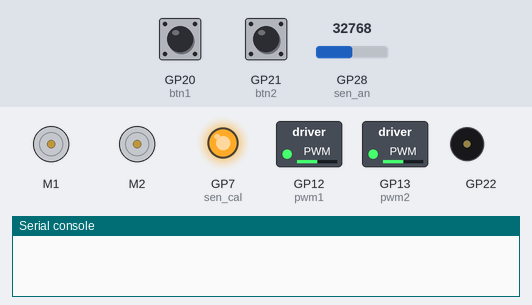
Bench run of a program on a simulated Raspberry Pi Pico running CircuitPython. Parts: 2 × DC motor (green arrow = forward, orange = backward, longer = faster), switched loads named in the program (green lamp = pin HIGH), output pins drawn as LEDs (lit = HIGH), buzzer (waves = sounding), the last lines printed to the serial console. Inputs (shaded band) come from the test bench; at power-on: GP20 (btn1) HIGH, GP21 (btn2) HIGH, GP28 (sen_an) = 32768 (analog values on the 0–65535 scale).

Above: at 1.4 s.
1.5 s: GP20 (btn1) pulled LOW for 0.15 s
At 2.8 s:
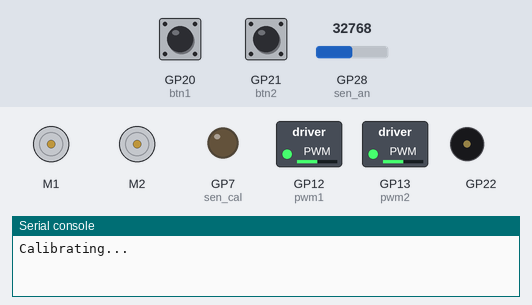
4.6 s: GP21 (btn2) pulled LOW for 3.2 s
At 10.2 s:
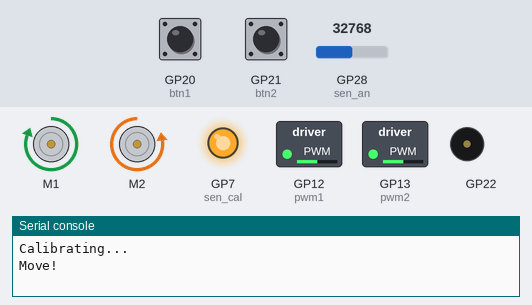
10.5 s: GP28 (sen_an) set to 45874
At 11.5 s:
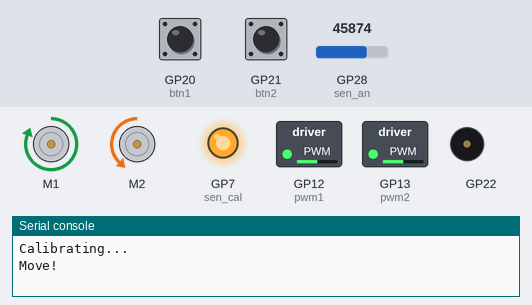
12.0 s: GP28 (sen_an) set to 57670
At 13.1 s:
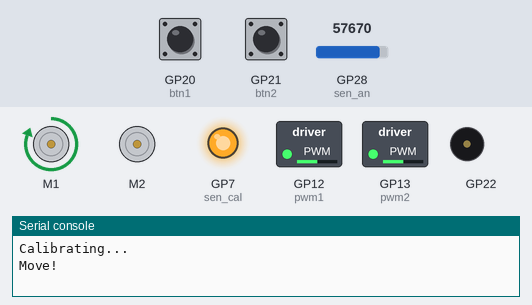
13.5 s: GP20 (btn1) pulled LOW for 1 s
At 14.3 s:
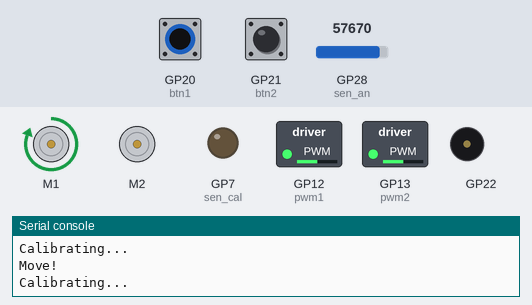
16.5 s: GP28 (sen_an) set to 19660
Timing chart, 0 to 20.5 s (numbered marks = the images above; inputs shaded):
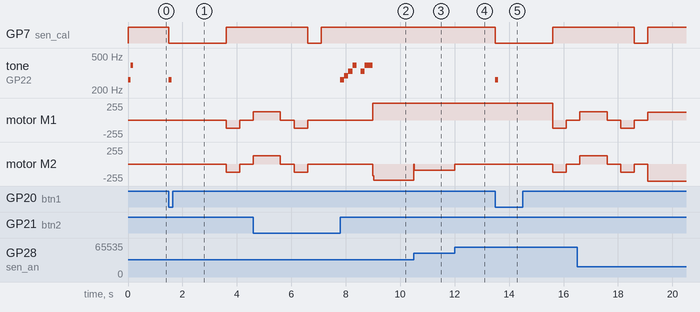

Measured:
- after the input at 1.5 s, GP7 (sen_cal): HIGH → LOW at once, → HIGH 2.1 s later; tone on GP22: silent → 262 Hz at once, → silent 0.10 s later; motor M1, motor M2: stopped → backward 127/255 after 2.1 s, → stopped 0.50 s later
- after the input at 4.6 s, tone on GP22: plays 262 Hz for 0.15 s, 294 Hz for 0.15 s, 330 Hz for 0.15 s, 392 Hz for 0.15 s, 330 Hz for 0.15 s, 392 Hz for 0.30 s, starting after 3.2 s
- after the input at 10.5 s, motor M2: backward 243/255 → backward 92/255 at once
- after the input at 12.0 s, motor M2: backward 92/255 → stopped at once
- after the input at 13.5 s, GP7 (sen_cal): HIGH → LOW at once, → HIGH 2.1 s later; tone on GP22: silent → 262 Hz at once, → silent 0.10 s later; motor M1: forward 255/255 → backward 127/255 after 2.1 s, → stopped 0.50 s later; motor M2: stopped → backward 127/255 after 2.1 s, → stopped 0.50 s later

The program:

code_lf.py
```python
#
# Maker Pi RP2040 Mobile Robot: Part 2 - Line Following
#
# Tutorial
# - https://tutorial.cytron.io/
#
# Raspberry Pi Pico
# - Maker Pi Pico https://my.cytron.io/p-maker-pi-pico?tracking=idris
# - LiPo 3.7V 1300mAH https://my.cytron.io/p-lipo-rechargeable-battery-3.7v-1300mah?tracking=idris
# - Maker Line https://my.cytron.io/p-maker-line-simplifying-line-sensor-for-beginner?tracking=idris
# - VL53L0X V2 Sensor https://my.cytron.io/p-vl53l0x-v2-laser-tof-distance-sensor-module?tracking=idris
# - micro:servo 360 (Continuous) https://my.cytron.io/p-micro-servo-360-degrees-digital-servo-for-micro-bit-42148?tracking=idris
# - Wheel for FS90R https://my.cytron.io/p-wheel-for-fs90r?tracking=idris
# - M3 PCB Stand (screw & nut)15mm https://my.cytron.io/p-m3-pcb-stand-screw-and-nut-15mm?tracking=idris
# - Bolt M3 x 6mm https://my.cytron.io/p-bolt-m3x6mm?tracking=idris
#
# Additional Libraries
# - simpleio.mpy
# - neopixel.mpy
# - adafruit_motor
# - adafruit_vl53l0x.mpy
#
# Download CircuitPython Libraries Bundle - https://circuitpython.org/libraries
#
# Update:
# 3 Aug 2021 - Tested with CircuitPython Pico 7.0.0
#

import board
import digitalio
import analogio
import neopixel
import simpleio
import time
import pwmio
import busio
from adafruit_motor import motor
import adafruit_vl53l0x

btn1 = digitalio.DigitalInOut(board.GP20)
btn1.direction = digitalio.Direction.INPUT

btn2 = digitalio.DigitalInOut(board.GP21)
btn2.direction = digitalio.Direction.INPUT

sen_an = analogio.AnalogIn(board.GP28)

sen_cal = digitalio.DigitalInOut(board.GP7)
sen_cal.direction = digitalio.Direction.OUTPUT
sen_cal.value = True

# create a PWMOut object on Pin GP12.
pwm1 = pwmio.PWMOut(board.GP12, duty_cycle=2 ** 15, frequency=50)
pwm2 = pwmio.PWMOut(board.GP13, duty_cycle=2 ** 15, frequency=50)

# Initialize DC motors
m1a = pwmio.PWMOut(board.GP8, frequency=50)
m1b = pwmio.PWMOut(board.GP9, frequency=50)
motor1 = motor.DCMotor(m1a, m1b)
m2a = pwmio.PWMOut(board.GP10, frequency=50)
m2b = pwmio.PWMOut(board.GP11, frequency=50)
motor2 = motor.DCMotor(m2a, m2b)

motor1.throttle = 0
motor2.throttle = 0


piezo_pin = board.GP22
tempo = 0.6
tone_freq = [262, 294, 330, 392, 0, 330, 392]
tone_duration = [4, 4, 4, 4, 4, 4, 2]
def melody_start():
    for i in range(len(tone_freq)):
        simpleio.tone(piezo_pin, tone_freq[i], tempo/tone_duration[i])


def get_voltage(pin):
    return (pin.value * 3.3) / 65536


def calibrate():
    print("Calibrating...")

    sen_cal.value = False
    simpleio.tone(piezo_pin, 262, 0.1)
    time.sleep(2)
    sen_cal.value = True

    motor1.throttle = -0.5
    motor2.throttle = -0.5
    time.sleep(0.5)
    motor1.throttle = 0
    motor2.throttle = 0
    time.sleep(0.5)
    motor1.throttle = 0.5
    motor2.throttle = 0.5
    time.sleep(1)
    motor1.throttle = 0
    motor2.throttle = 0
    time.sleep(0.5)
    motor1.throttle = -0.5
    motor2.throttle = -0.5
    time.sleep(0.5)
    motor1.throttle = 0
    motor2.throttle = 0

    sen_cal.value = False
    time.sleep(0.5)
    sen_cal.value = True


last_proportional = 0
kp = 0.9
kd = 5
def line_follow_pd(data, setpoint):
    global last_proportional
    global kp
    global kd
    speed_left = 1
    speed_right = -1

    proportional = data - setpoint
    derivative = proportional - last_proportional
    last_proportional = proportional

    power_different = (proportional * kp) + (derivative * kd)

    if power_different < -1:
        power_different = -1
    if power_different > 1:
        power_different = 1

    if power_different < 0:
        speed_left = speed_left + power_different
    else:
        speed_right = speed_right + power_different

    motor1.throttle = speed_left
    motor2.throttle = speed_right


follow_line = False

simpleio.tone(piezo_pin, 262, 0.1)
simpleio.tone(piezo_pin, 392, 0.1)

while True:
    if btn1.value == False:
        calibrate()

    if btn2.value == False:
        print("Move!")
        follow_line = not follow_line
        while btn2.value == False:
            pass
        if follow_line == True:
            melody_start()

    maker_line = get_voltage(sen_an)
    # print("Maker Line: {:.2f}V".format(maker_line))

    if follow_line == True:
        line_follow_pd(maker_line, 1.6)
    else:
        motor1.throttle = 0
        motor2.throttle = 0
```
